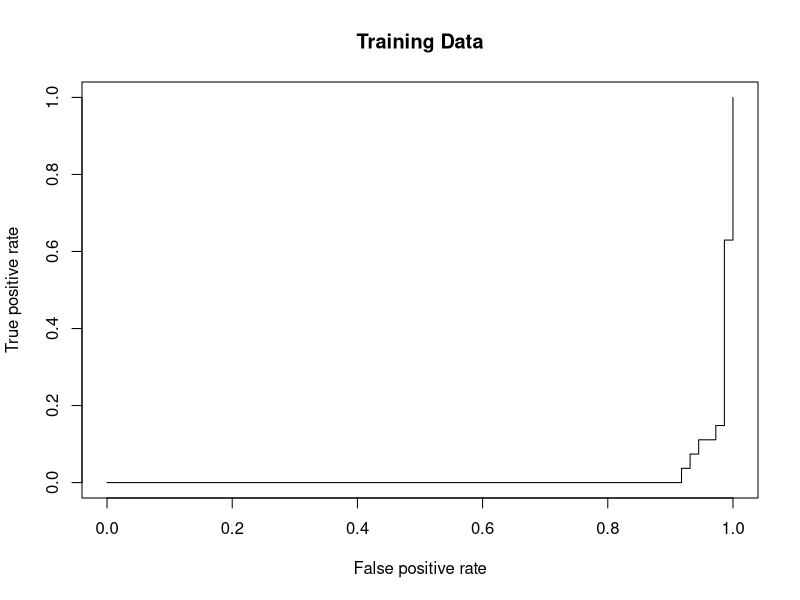
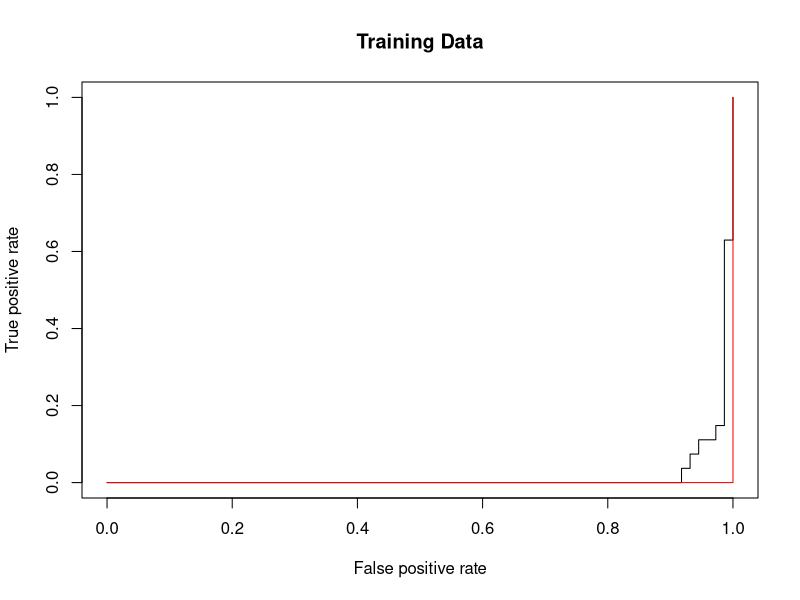
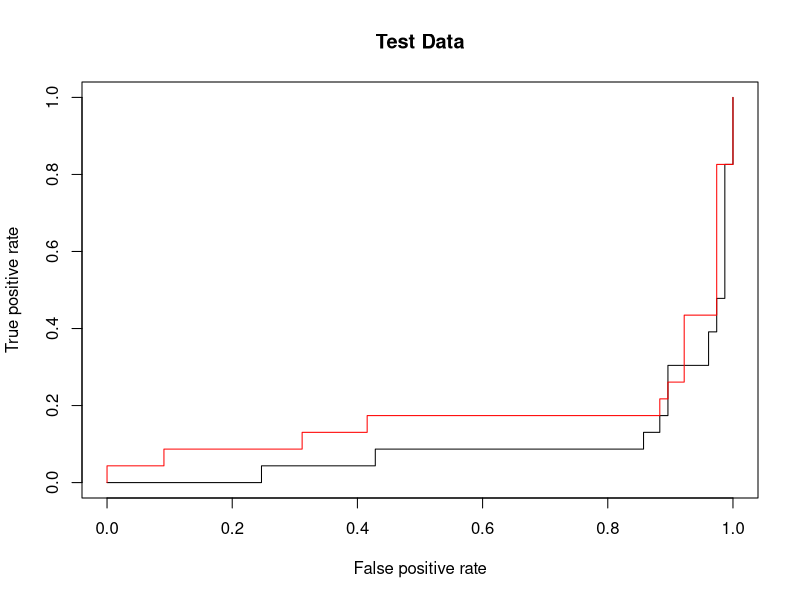

Here is the R script that generated these plots, in order:
## ---- chunk 1
library(ROCR)
library(e1071)
## ---- chunk 2
rocplot=function(pred, truth, ...) {
    predob = prediction(pred, truth)
    perf = performance(predob, "tpr", "fpr")
    plot(perf,...)
}
## ---- chunk 3
set.seed(1)
x=matrix(rnorm(200*2), ncol=2)

# To seperate X values in non-linear way
x[1:100,] <- x[1:100,] + 2
x[101:150,] <- x[101:150,] - 2

y <- c(rep(1,150), rep(2,50))
dat <- data.frame(x=x, y=as.factor(y)) # only works with a data frame
train <- sample(200, 100) # 100 samples between 0 to 200, good way to get the training
## ---- chunk 4
svmfit.opt <- svm(y~., data=dat[train,], 
                  kernel="radial",gamma=2, cost=1,decision.values=T)
fitted <- attributes(predict(svmfit.opt,dat[train,],
                             decision.values=TRUE))$decision.values
## ---- chunk 5
# par(mfrow=c(1,2))
rocplot(fitted,dat[train,"y"], main="Training Data")
## ---- chunk 6
rocplot(fitted,dat[train,"y"], main="Training Data")

svmfit.flex <- svm(y~., data=dat[train,], 
                   kernel="radial",gamma=50, cost=1, decision.values=T)
fitted <- attributes(predict(svmfit.flex,dat[train,],decision.values=T))$decision.values
rocplot(fitted, dat[train,"y"], add=T, col="red")
## ---- chunk 7
fitted <- attributes(predict(svmfit.opt,dat[-train,],
                             decision.values=T))$decision.values
rocplot(fitted,dat[-train,"y"],main="Test Data")

fitted <- attributes(predict(svmfit.flex,dat[-train,],
                             decision.values=T))$decision.values
rocplot(fitted,dat[-train,"y"],add=T,col="red")
